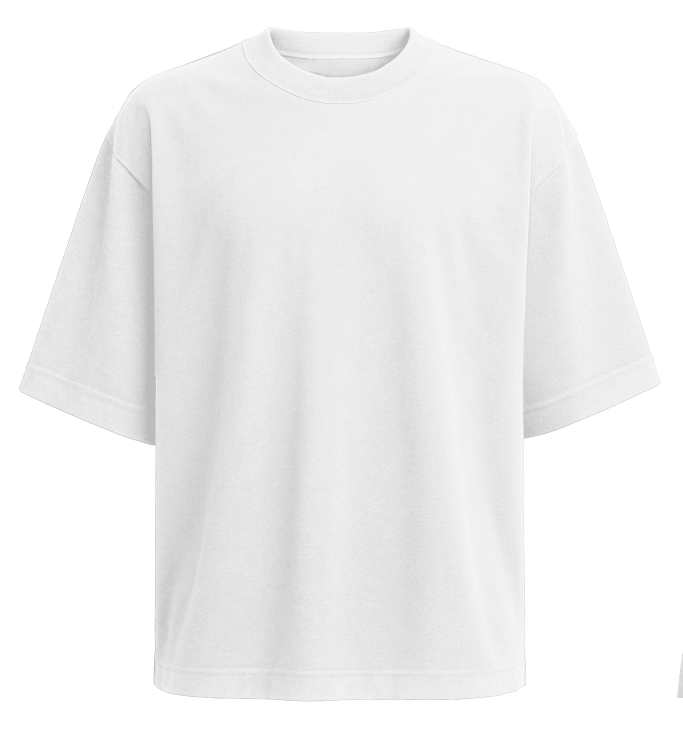
#> input picture Paradise_Shop_Mockups/Prendas Limpias Hombre Blanca/Polera Oversize hombre blanco.png, 2048 x 2198 px, found by its file name (shown at 1/3 size); its folder holds 3 pictures in this run
$ python generar_top20_hombre_calado_final.py
#> lines starting #> are read from the running program, lines starting #| are printed output that depends on the picture
import os
from PIL import Image

# 1. RUTAS APUNTANDO A LA NUEVA CARPETA CALADA
CARPETA_DISENOS = r"C:\Users\USUARIO\Documents\Paradise Shop.cl\Paradise_Shop_Mockups\TOP_20_HOMBRE_CALADOS"
CARPETA_PRENDAS = r"C:\Users\USUARIO\Documents\Paradise Shop.cl\Paradise_Shop_Mockups\Prendas Limpias Hombre Blanca"
CARPETA_SALIDA = r"C:\Users\USUARIO\Documents\Paradise Shop.cl\Paradise_Shop_Mockups\CATALOGO_TOP20_HOMBRE"

# Proporción para que ocupe bien el pecho alto (estilo Tee.cl)
ANCHO_PCT = 0.40
POS_Y_PCT = 0.25

os.makedirs(CARPETA_SALIDA, exist_ok=True)

disenos = [f for f in os.listdir(CARPETA_DISENOS) if f.lower().endswith(('.png', '.jpg', '.jpeg'))]
prendas = [f for f in os.listdir(CARPETA_PRENDAS) if f.lower().endswith(('.png', '.jpg', '.jpeg'))]

print("--- GENERANDO MOCKUPS DE HOMBRE CON IMÁGENES CALADAS ---")

total_generados = 0

for prenda_nombre in prendas:
    ruta_prenda = os.path.join(CARPETA_PRENDAS, prenda_nombre)
    nombre_base_p = os.path.splitext(prenda_nombre)[0]

    for diseno_nombre in disenos:
        ruta_diseno = os.path.join(CARPETA_DISENOS, diseno_nombre)
        nombre_base_d = os.path.splitext(diseno_nombre)[0]

        try:
            base = Image.open(ruta_prenda).convert("RGBA")
#> base is the input picture: PIL image 2048x2198 RGBA; mean R, G, B, A 139.3, 139.3, 139.3, 153.8
            estampado = Image.open(ruta_diseno).convert("RGBA")

            ancho_base, alto_base = base.size
#> ancho_base = 2048; alto_base = 2198
            ancho_deseado_est = int(ancho_base * ANCHO_PCT)
#> ancho_deseado_est = 819

            ratio = ancho_deseado_est / float(estampado.size[0])
#> ratio = 0.4
            alto_deseado_est = int((float(estampado.size[1]) * float(ratio)))
#> alto_deseado_est = 878

            estampado_resized = estampado.resize((ancho_deseado_est, alto_deseado_est), Image.Resampling.LANCZOS)
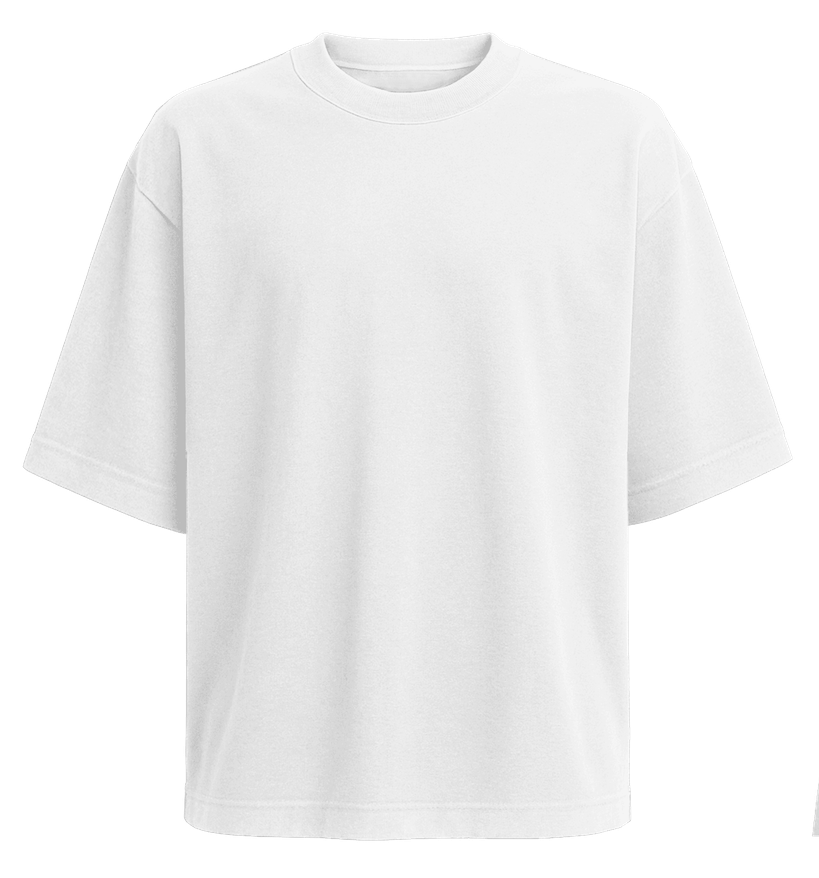
#> estampado_resized: PIL image 819x878 RGBA; mean R, G, B, A 140.6, 140.6, 140.6, 153.8; transparent parts drawn white

            pos_x = int((ancho_base - ancho_deseado_est) / 2)
#> pos_x = 614
            pos_y = int(alto_base * POS_Y_PCT)
#> pos_y = 549

            # Pegar usando el canal alfa transparente
            base.paste(estampado_resized, (pos_x, pos_y), estampado_resized)

            nombre_salida = f"{nombre_base_p}_{nombre_base_d}.png"
            base.save(os.path.join(CARPETA_SALIDA, nombre_salida), "PNG")
            total_generados += 1
            print(f"Generado impecable: {nombre_salida}")

        except Exception as e:
            print(f"Error con {diseno_nombre} en {prenda_nombre}: {e}")
#> pass 2 of the loop `for prenda_nombre in prendas:`:
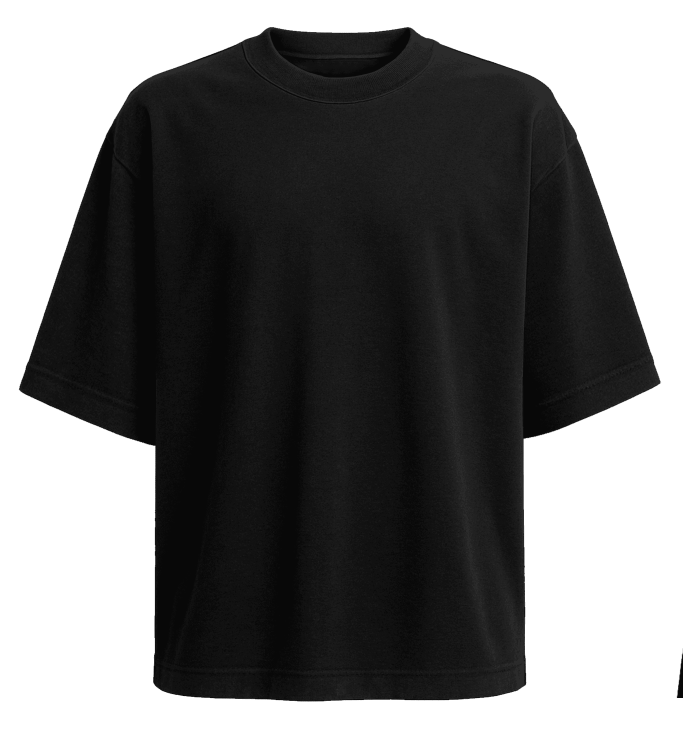
#> input picture Paradise_Shop_Mockups/Prendas Limpias Hombre Blanca/Polera Oversize hombre negro.png, 2048 x 2198 px, found by its file name (shown at 1/3 size)
#> base is the input picture: PIL image 2048x2198 RGBA; mean R, G, B, A 12.8, 12.8, 12.8, 153.7
#> `base.paste(estampado_resized, (pos_x, pos_y), estampado_resized)`:
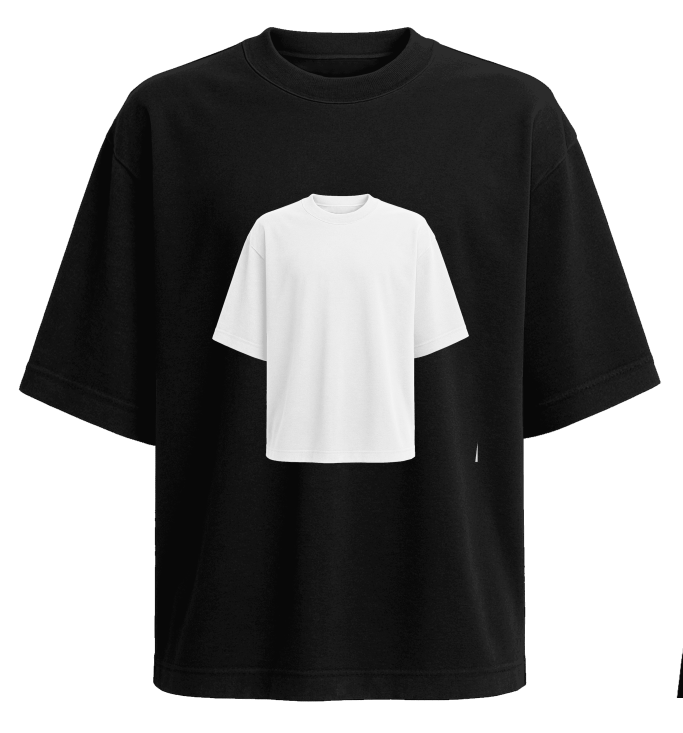
#> base: PIL image 2048x2198 RGBA (shown at 1/3 size); mean R, G, B, A 33, 33, 33, 153.6; transparent parts drawn white
#> pass 3 of the loop `for prenda_nombre in prendas:`:
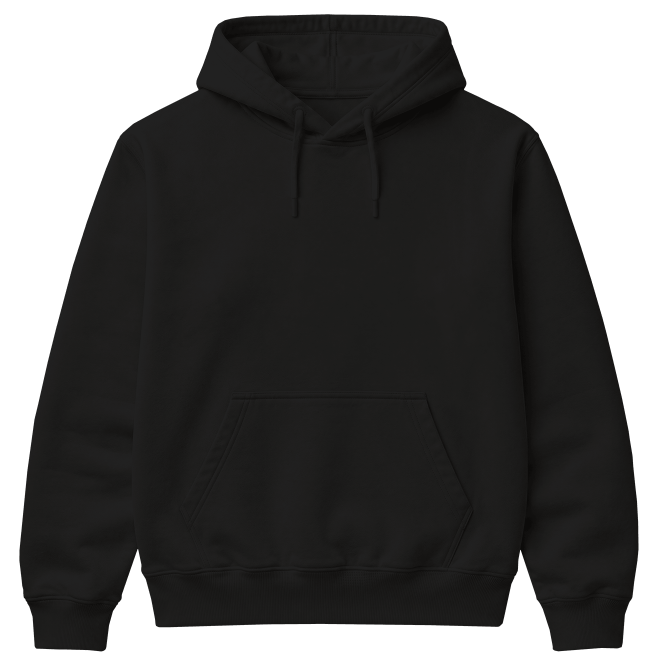
#> input picture Paradise_Shop_Mockups/Prendas Limpias Hombre Blanca/Polerón canguro básico negro hombre.png, 2000 x 2000 px, found by its file name (shown at 1/3 size)
#> base is the input picture: PIL image 2000x2000 RGBA; mean R, G, B, A 19.7, 19.4, 18.9, 175.6
#> `estampado_resized = estampado.resize((ancho_deseado_est, alto_deseado_..`:
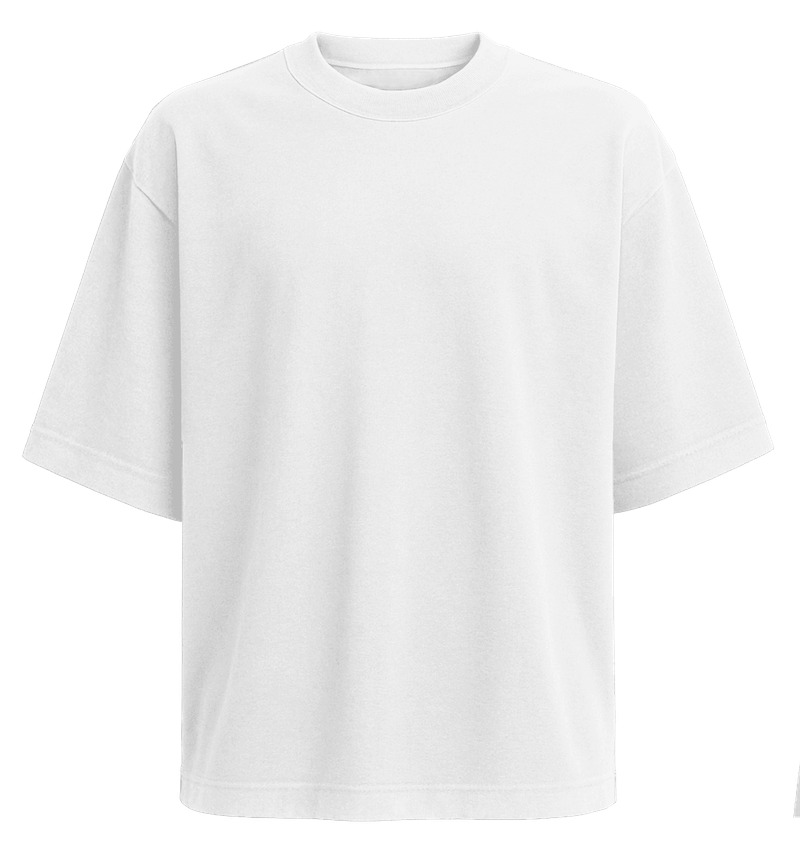
#> estampado_resized: PIL image 800x858 RGBA; mean R, G, B, A 140.6, 140.6, 140.6, 153.8; transparent parts drawn white
#> `base.paste(estampado_resized, (pos_x, pos_y), estampado_resized)`:
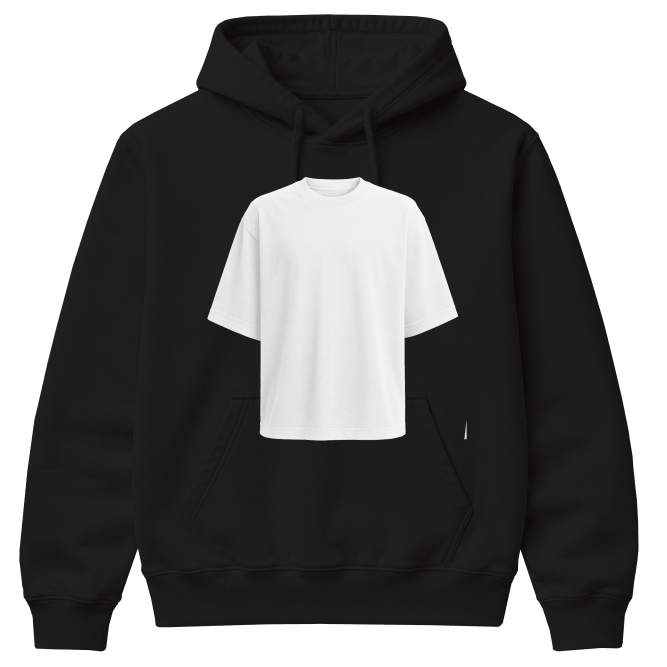
#> base: PIL image 2000x2000 RGBA (shown at 1/3 size); mean R, G, B, A 40.5, 40.2, 39.8, 175.5; transparent parts drawn white

print(f"\n¡MOCKUPS DE HOMBRE FINALIZADOS!")
print(f"Total generados: {total_generados}")
